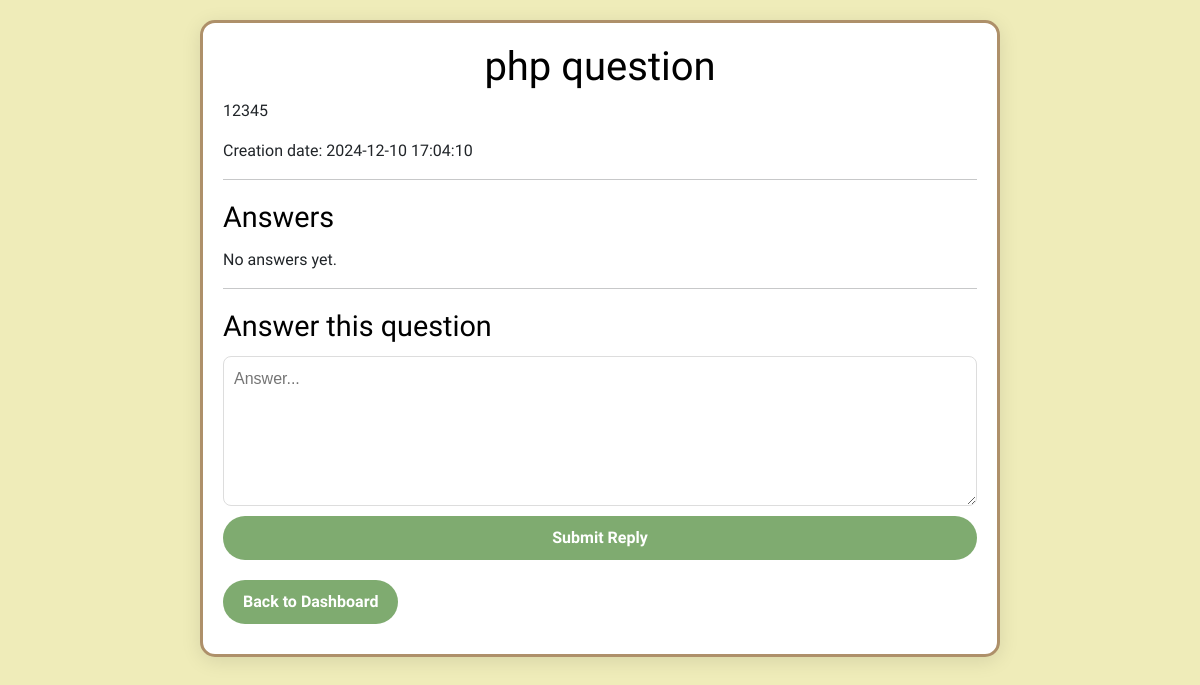
The page /create_answers.php?post_id=55 (signed in) on the database its author committed.
### tables this page shows
CREATE TABLE `posts` (
  `post_id` int(11) NOT NULL,
  `user_id` int(11) NOT NULL,
  `username` text NOT NULL,
  `title` text NOT NULL,
  `content` text NOT NULL,
  `module_id` int(11) NOT NULL,
  `creation_date` datetime NOT NULL
);

### create_answers.php (the view, shortened to what this page needs)
<?php
include 'db_connect.php';
if (isset($_GET['post_id'])) {
    $post_id = $_GET['post_id'];
    try {
        $posts = "SELECT * FROM posts WHERE post_id = :post_id";
        $stmt = $pdo->prepare($posts);
        $stmt->bindParam(':post_id', $post_id, PDO::PARAM_INT);
        $stmt->execute();
        $post = $stmt->fetch(PDO::FETCH_ASSOC);
    } catch (PDOException $e) {
        echo "Error: " . $e->getMessage();
        exit;
    }
    } else {
        echo "Post not found.";
        exit;
    }
$answers = "SELECT answers.*, users.username FROM answers
LEFT JOIN users ON answers.user_id = users.id WHERE post_id = :post_id";
$stmt_answers = $pdo->prepare($answers);
$stmt_answers->bindParam(':post_id', $post_id, PDO::PARAM_INT);
$stmt_answers->execute();
$answers = $stmt_answers->fetchAll(PDO::FETCH_ASSOC);
?>
<!DOCTYPE html>
<html lang="en">
<head>
    <link href="https://cdn.jsdelivr.net/npm/bootstrap@5.3.3/dist/css/bootstrap.min.css" rel="stylesheet">
</head>
<body>
    <div class="container">
        <h1><?php echo htmlspecialchars($post['title']); ?></h1>
        <p><?php echo htmlspecialchars($post['content']); ?></p>
        <p>Creation date: <?php echo $post['creation_date']; ?></p>
        <hr>
        <h2>Answers</h2>
        <?php if ($answers): ?>
            <?php foreach ($answers as $answer): ?>
                <div class="reply-container">
                    <b><p><?php echo htmlspecialchars($answer['content']); ?></p></b>
                    <p>By: <?php echo htmlspecialchars($answer['username']); ?></p>
                    <p>Answer date: <?php echo $answer['answer_date']; ?></p>
                </div>
            <?php endforeach; ?>
        <?php else: ?>
            <p>No answers yet.</p>
        <?php endif; ?>
        <hr>
        <h2>Answer this question</h2>
        <form method="POST">
            <textarea name="content" rows="4" cols="50" placeholder="Answer..." required></textarea>
                <button type="submit" class="button">Submit Reply</button>
                <div class="submit">
                <a href="index.php" class="button">Back to Dashboard</a>
            </div>
        </form>
    </div>
    <?php include 'dashboard.php'; ?>
</body>
</html>

### dashboard.css (style rules this page uses)
body { font-family: 'Nunito Sans', 'Parkinsans', sans-serif; background-color: rgb(239,236,185); }
.container { max-width: 800px; margin: 20px auto; padding: 20px; background: #fff; border: 3px solid rgb(174,144,106); border-radius: 15px; box-shadow: 0 4px 20px rgba(10, 10, 10, 0.1); }
h1 { font-size: 2.5em; color: black; text-align: center; }
form { display: flex; flex-direction: column; }
h2 { margin-top: 20px; font-size: 1.8em; color: black; padding-bottom: 5px; }
input[type="text"], textarea, select { font-family: Nutino Sans, sans-serif; width: 100%; padding: 10px; font-size: 16px; font-weight: 400; border: 1px solid #ddd; border-radius: 8px; box-sizing: border-box; }
textarea { resize: vertical; min-height: 150px; }
.button { font-family: 'Nunito Sans', sans-serif; display: flex; justify-content: center; align-items: center; padding: 12px 20px; font-size: 16px; font-weight: 600; background-color: rgba(127, 171, 112); color: rgb(255, 255, 255); border: none; border-radius: 30px; cursor: pointer; transition: background 0.3s ease, transform 0.3s ease; }
.button { font-family: 'Nunito Sans', sans-serif; display: inline-block; justify-content: center; padding: 10px 20px; font-size: 16px; background-color: rgba(127, 171, 112); color: rgb(255, 255, 255); border-radius: 30px; font-weight: bold; text-decoration: none; text-align: center; transition: background 0.3s ease, transform 0.3s ease; margin: 10px 0px; }

### rows shown on the page
posts: title "php question", content "12345", creation_date "2024-12-10 17:04:10"
